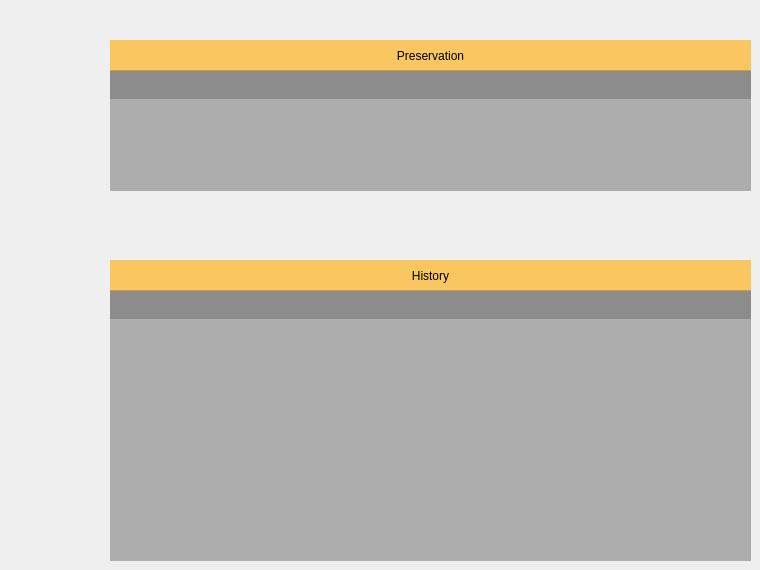
     <widget class="QWidget" name="favourite_tab">
      <attribute name="title">
       <string>favourite</string>
      </attribute>
      <widget class="QTableView" name="preserve_view">
       <property name="geometry">
        <rect>
         <x>110</x>
         <y>70</y>
         <width>641</width>
         <height>121</height>
        </rect>
       </property>
       <property name="styleSheet">
        <string notr="true">QTableView {
    color: white;
	gridline-color: white;
    background-color: rgba(108, 108, 108, 128);
	alternate-background-color: rgb(64, 64, 64);
    selection-color: white;
    selection-background-color:rgba(255, 255, 255, 128);
    border: 0px;
    border-radius: 0px;
}
QTableView::selection:hover
{	
	background-color: rgba(255, 255, 255, 128);
}
QHeaderView
{
	color: white;
	/*ont: bold 10pt;*/
	background-color: rgba(108, 108, 108, 128);
	border: 0px solid rgb(144, 144, 144);
	border:0px solid rgb(191,191,191);
	border-left-color: rgba(255, 255, 255, 0);
	border-top-color: rgba(255, 255, 255, 0);
	border-radius:0px;
	min-height:29px;
}
QHeaderView::section
{
	color: white;
	/*ont: bold 10pt;*/
	background-color: rgba(108, 108, 108, 128);
	border:0px solid rgb(191,191,191);
	border-radius:0px;
	min-height:29px;
}
QScrollBar:vertical
{
    width:3px;
    background:rgb(158, 158, 158);
    margin:0px,0px,0px,0px;
    padding-top:0px; 
    padding-bottom:0px;
}
QScrollBar::handle:vertical
{
    width:3px;
    background:rgb(144, 144, 144);
    border-radius:2px;  
    min-height:20;
}
QScrollBar::handle:vertical:hover
{
    width:5px;
    background:rgba(0,0,0,50%); 
    border-radius:2px;
    min-height:20;
}
QScrollBar::add-line:vertical   
{
    height:0px;width:0px;
    subcontrol-position:bottom;
}
QScrollBar::sub-line:vertical   
{
    height:0px;width:0px;
    subcontrol-position:top;
}
QScrollBar:horizontal
{
    height:3px;
    background:rgb(158, 158, 158);
    margin:0px,0px,0px,0px;
    padding-left:0px; 
    padding-right:0px;
}
QScrollBar::handle:horizontal
{
    height:3px;
    background:rgb(144, 144, 144);
    border-radius:2px;  
}
QScrollBar::handle:horizontal:hover
{
    height:5px;
    background:rgba(0,0,0,50%); 
    border-radius:2px;
}
QScrollBar::add-line:horizontal   
{
    height:0px;width:0px;
    subcontrol-position:right;
}
QScrollBar::sub-line:horizontal   
{
    height:0px;width:0px;
    subcontrol-position:left;
}
</string>
       </property>
      </widget>
      <widget class="QLabel" name="label_62">
       <property name="geometry">
        <rect>
         <x>110</x>
         <y>40</y>
         <width>641</width>
         <height>31</height>
        </rect>
       </property>
       <property name="styleSheet">
        <string notr="true">background-color: rgba(255, 170, 0,60%);
font: 14pt &quot;Century Gothic&quot;;</string>
       </property>
       <property name="text">
        <string>Preservation</string>
       </property>
       <property name="alignment">
        <set>Qt::AlignCenter</set>
       </property>
      </widget>
      <widget class="QTableView" name="history_view">
       <property name="geometry">
        <rect>
         <x>110</x>
         <y>290</y>
         <width>641</width>
         <height>271</height>
        </rect>
       </property>
       <property name="styleSheet">
        <string notr="true">QTableView {
    color: white;
	gridline-color: white;
    background-color: rgba(108, 108, 108, 128);
	alternate-background-color: rgb(64, 64, 64);
    selection-color: white;
    selection-background-color:rgba(255, 255, 255, 128);
    border: 0px;
    border-radius: 0px;
}
QTableView::selection:hover
{	
	background-color: rgba(255, 255, 255, 128);
}
QHeaderView
{
	color: white;
	/*ont: bold 10pt;*/
	background-color: rgba(108, 108, 108, 128);
	border: 0px solid rgb(144, 144, 144);
	border:0px solid rgb(191,191,191);
	border-left-color: rgba(255, 255, 255, 0);
	border-top-color: rgba(255, 255, 255, 0);
	border-radius:0px;
	min-height:29px;
}
QHeaderView::section
{
	color: white;
	/*ont: bold 10pt;*/
	background-color: rgba(108, 108, 108, 128);
	border:0px solid rgb(191,191,191);
	border-radius:0px;
	min-height:29px;
}
QScrollBar:vertical
{
    width:3px;
    background:rgb(158, 158, 158);
    margin:0px,0px,0px,0px;
    padding-top:0px; 
    padding-bottom:0px;
}
QScrollBar::handle:vertical
{
    width:3px;
    background:rgb(144, 144, 144);
    border-radius:2px;  
    min-height:20;
}
QScrollBar::handle:vertical:hover
{
    width:5px;
    background:rgba(0,0,0,50%); 
    border-radius:2px;
    min-height:20;
}
QScrollBar::add-line:vertical   
{
    height:0px;width:0px;
    subcontrol-position:bottom;
}
QScrollBar::sub-line:vertical   
{
    height:0px;width:0px;
    subcontrol-position:top;
}
QScrollBar:horizontal
{
    height:3px;
    background:rgb(158, 158, 158);
    margin:0px,0px,0px,0px;
    padding-left:0px; 
    padding-right:0px;
}
QScrollBar::handle:horizontal
{
    height:3px;
    background:rgb(144, 144, 144);
    border-radius:2px;  
}
QScrollBar::handle:horizontal:hover
{
    height:5px;
    background:rgba(0,0,0,50%); 
    border-radius:2px;
}
QScrollBar::add-line:horizontal   
{
    height:0px;width:0px;
    subcontrol-position:right;
}
QScrollBar::sub-line:horizontal   
{
    height:0px;width:0px;
    subcontrol-position:left;
}
</string>
       </property>
      </widget>
      <widget class="QLabel" name="label_72">
       <property name="geometry">
        <rect>
         <x>110</x>
         <y>260</y>
         <width>641</width>
         <height>31</height>
        </rect>
       </property>
       <property name="styleSheet">
        <string notr="true">background-color: rgba(255, 170, 0,60%);
font: 14pt &quot;Century Gothic&quot;;</string>
       </property>
       <property name="text">
        <string>History</string>
       </property>
       <property name="alignment">
        <set>Qt::AlignCenter</set>
       </property>
      </widget>
     </widget>
